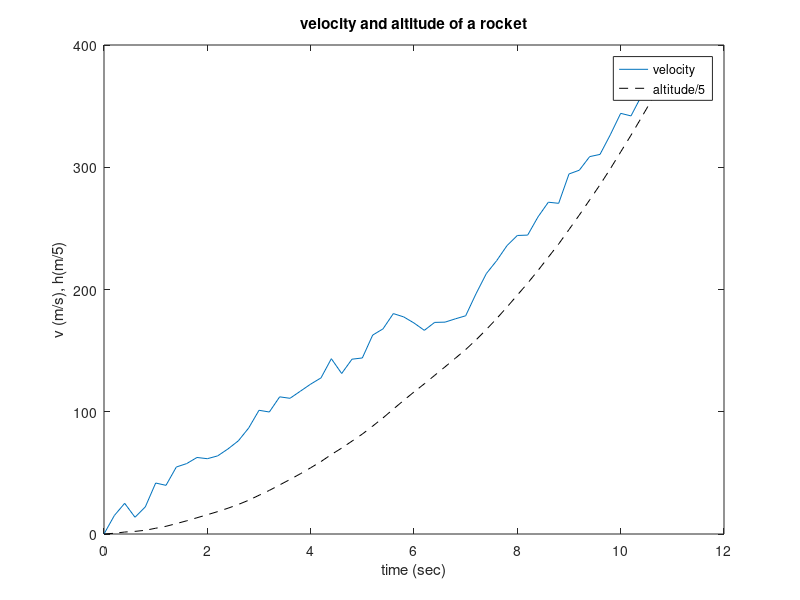

Recreate this plot in MATLAB. (Note: this script raises an error after producing the figure.)
% Listing 15.08 Integrating rocket velocity
v =[ 0.0 15.1 25.1 13.7 22.2 41.7 ...
    39.8 54.8 57.6 62.6 61.6 63.9 69.6 ...
    76.2 86.7 101.2 99.8 112.2 111.0 ...
    116.8 122.6 127.7 143.4 131.3 143.0 ...
    144.0 162.7 167.8 180.3 177.6 172.6 ...
    166.6 173.1 173.3 176.0 178.5 ...
    196.5 213.0 223.6 235.9 244.2 244.5 ...
    259.4 271.4 270.5 294.5 297.6 ...
    308.7 310.5 326.6 344.1 342.0 358.2 362.7 ];
lv = length(v);
dt = 0.2;
t = (0:lv-1) * dt;
h = dt * cumsum(v);
plot(t, v)
hold on
plot(t, h/5,'k--')
legend({'velocity', 'altitude/5' })
title('velocity and altitude of a rocket')
xlabel('time (sec)'); ylabel('v (m/s), h(m/5)')
fprintf('cumsum height: %g\n', h(end) );
fprintf('trapezoidal height: %g\n', ...
       trapezoid(v, t(1), t(end) ));
fprintf('Simpson''s Rule height: %g\n', ...
         simpson(v, t(1), t(end) ));
